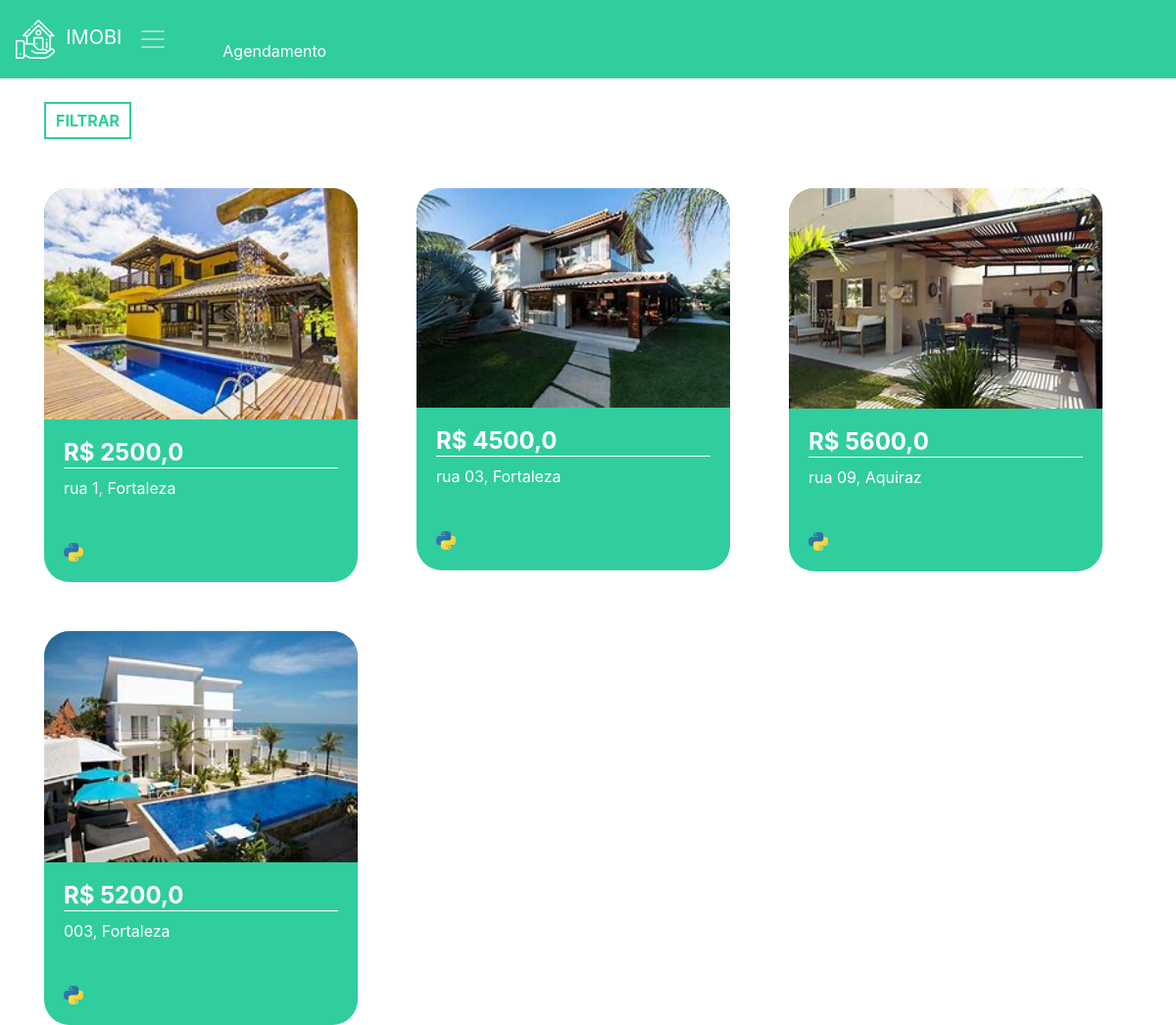
The app's page / (signed in) with its own data.
### plataforma/models.py (models this page shows, shortened)
class Imovei(models.Model):
    choices = (('V', 'Venda'),
                ('A', 'Aluguel'))
    choices_imovel = (('A', 'Apartamento'),
                ('C', 'Casa'))
    imagens = models.ManyToManyField(Imagem)
    valor = models.FloatField()
    quartos = models.IntegerField()
    tamanho = models.FloatField()
    cidade = models.ForeignKey(Cidade, on_delete=models.DO_NOTHING)
    rua = models.CharField(max_length=50)
    tipo = models.CharField(max_length=1, choices=choices)
    tipo_imovel = models.CharField(max_length=1, choices=choices_imovel)
    numero = models.IntegerField()
    descricao = models.TextField()
    dias_visita = models.ManyToManyField(DiasVisita)
    horarios = models.ManyToManyField(Horario)

class Imagem(models.Model):
    img = models.ImageField(upload_to='img')

class Cidade(models.Model):
    nome = models.CharField(max_length=30)
    def __str__(self) -> str:
        return self.nome

### plataforma/views.py (the view)
# urls.py: path('', views.home, name='home'),
@login_required(login_url='/auth/logar/')
def home(request):
    preco_minimo = request.GET.get('preco_minimo')
    preco_maximo = request.GET.get('preco_maximo')
    cidade = request.GET.get('cidade')
    tipo = request.GET.getlist('tipo')
    cidades = Cidade.objects.all()
    if preco_minimo or preco_maximo or cidade or tipo:
        if not preco_minimo:
            preco_minimo = 0
        if not preco_maximo:
            preco_maximo = 999999999
        if not tipo:
            tipo = ['A', 'C']
        imoveis = Imovei.objects.filter(valor__gte=preco_minimo).filter(valor__lte=preco_maximo).filter(tipo_imovel__in=tipo).filter(cidade=cidade)
    else:
        imoveis = Imovei.objects.all()
    return render(request, 'home.html', {'imoveis': imoveis, 'cidades': cidades})

### plataforma/templates/home.html (shortened to what this page needs)
{% extends 'base.html' %}
{% load static %}
{% block 'head' %}
<link rel="stylesheet" href="{% static 'plataforma/css/home.css' %}">
{% endblock %}
{% block 'body' %}
<div class="container">
    <br>
    <button type="button" class="btn_filtrar" data-toggle="modal" data-target="#exampleModal">
        FILTRAR
    </button>
    <div class="row">
        {% for imovel in imoveis %}
            <div class="col-md cont">
                <div class="card_imovel">
                    <img class="img_capa_imovel" src="{{imovel.imagens.all.0.img.url}}">
                    <div class="informacoes_imoveis">
                        <a class="a_none" href="{% url 'imovel' imovel.id %}"><h4 class="valor">R$ {{imovel.valor}}</h4></a>
                        <p>{{imovel.rua}}, {{imovel.cidade}}</p>
                        <br>
                        <img width="7%" src="{% static 'plataforma/img/heart.png' %}">
                    </div>
                </div>
            </div>
        {% endfor %}
    </div>
</div>
{% endblock %}

### templates/static/plataforma/css/home.css (style rules this page uses)
.card_imovel { background-color: #30CD9E; width: 20rem; margin-top: 50px; border-radius: 26px; }
.img_capa_imovel { width: 100%; border-top-left-radius: 26px; border-top-right-radius: 26px; }
.informacoes_imoveis { padding: 20px; color: white; }
.valor { font-weight: bold; border-bottom: 1px solid white; }
.btn_filtrar { border: none; background-color: transparent; border: 2px solid #30CD9E; color: #30CD9E; padding: 5px 10px 5px 10px; font-weight: bold; }
.a_none { color: white; }

### records on screen
Imovei: imagens.all.0.img (picture), valor "2500,0", rua "rua 1", cidade "Fortaleza"
Imovei: imagens.all.0.img (picture), valor "4500,0", rua "rua 03", cidade "Fortaleza"
Imovei: imagens.all.0.img (picture), valor "5600,0", rua "rua 09", cidade "Aquiraz"
Imovei: imagens.all.0.img (picture), valor "5200,0", rua "003", cidade "Fortaleza"
